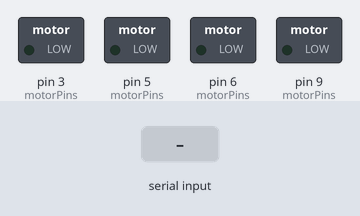
Recording of a sketch running on a simulated Arduino Uno, built with avr-gcc and run on an emulated ATmega328P. Shown: switched loads named in the sketch (green lamp = pin HIGH). The inputs (shaded band) are chosen by the test bench. What the sketch prints to the serial monitor is not drawn.

Above: at 1.2 s.
1.3 s: "brake" received over Serial
At 3.4 s:
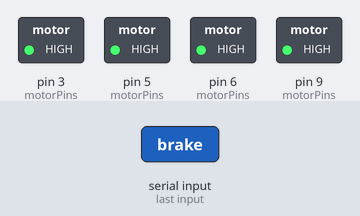
3.8 s: "accelerate" received over Serial
6.3 s: "90,45\n" received over Serial
At 7.5 s:
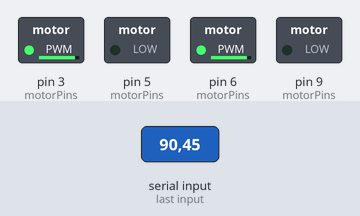
7.8 s: "brake" received over Serial
At 9.5 s:
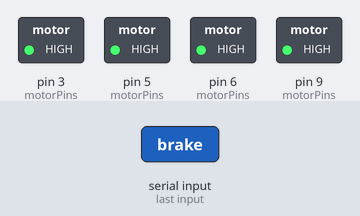
10.3 s: "30,150\n" received over Serial
At 12.7 s:
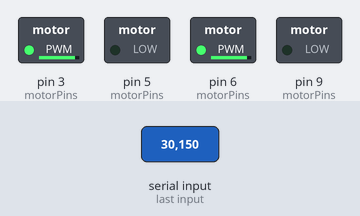
Timing chart, 0 to 13.8 s (numbered marks = the images above; inputs shaded):
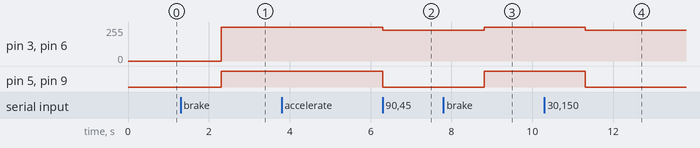

Measured:
- after the input at 1.3 s, pin 3 (motorPins), pin 6 (motorPins): 0/255 → 255/255 after 1.0 s; pin 5 (motorPins), pin 9 (motorPins): LOW → HIGH after 1.0 s
- after the input at 3.8 s, every drawn part: stays the same
- after the input at 6.3 s, pin 3 (motorPins), pin 6 (motorPins): 255/255 → 229/255 at once; pin 5 (motorPins), pin 9 (motorPins): HIGH → LOW at once
- after the input at 7.8 s, pin 3 (motorPins), pin 6 (motorPins): 229/255 → 255/255 after 1.0 s; pin 5 (motorPins), pin 9 (motorPins): LOW → HIGH after 1.0 s
- after the input at 10.3 s, pin 3 (motorPins), pin 6 (motorPins): 255/255 → 229/255 after 1.0 s; pin 5 (motorPins), pin 9 (motorPins): HIGH → LOW after 1.0 s

The sketch:

rc_car_project1.ino
```cpp
// two pairs of motor pins
int motorPins[][2] = {{3, 5}, {6, 9}};

// state variables
int velocity = 0;
int torque = 0;

void setup()
{
  initPins();

  initSerialMonitor();
}

void loop()
{
  // prompt user for a command
  String command = getInput("Type a command: ");

  if (command == "accelerate") {
    // prompt user for velocity (-100 to 100)
    velocity = getIntInput("Percent Velocity: ");
  }
  else if (command == "turn") {
    // prompt user for torque (-100 to 100)
    torque = getIntInput("Percent Torque: ");
  }

  if (command == "brake") {
    // set both inputs to high
    setMotorInputs(0, 100, 100);
    setMotorInputs(1, 100, 100);
  }
  else if (command == "coast") {
    // set both motor inputs to low
    setMotorInputs(0, 0, 0);
    setMotorInputs(1, 0, 0);
  }
  else {
    // keep driving if not braking or coasting
  	drive();
  }
}

void drive() {
  // while turning, one motor velocity stays the same while the
  // other changes to create a torque
  int velocity1 = velocity;
  int velocity2 = velocity * (1 - abs(torque) / 100. * 2);

  // choose motor to adjust depending on turn direction
  if (torque > 0) {
    setMotorVelocity(0, velocity2);
    setMotorVelocity(1, velocity1);
  }
  else {
    setMotorVelocity(0, velocity1);
    setMotorVelocity(1, velocity2);
  }
}
void setMotorInput(int motorIndex, int inputIndex, int percent) {
  // write a value to a single motor pin

  analogWrite(motorPins[motorIndex][inputIndex],
              255 * percent / 100.);
}
void setMotorInputs(int motorIndex, int input1, int input2) {
  // write to both pins of a motor simultaneously

  setMotorInput(motorIndex, 0, input1);
  setMotorInput(motorIndex, 1, input2);
}

void setMotorVelocity(int motorIndex, int percentVelocity) {
  // write velocity to the motor pin corresponding to the
  // direction

  if (percentVelocity > 0) {
    setMotorInputs(motorIndex, percentVelocity, 0);
  }
  else {
    setMotorInputs(motorIndex, 0, abs(percentVelocity));
  }
}

String getInput(String prompt) {
  // prompt the user for a string input and return it

  Serial.print(prompt);
  while (Serial.available() == 0) {}
  String input = Serial.readString();
  Serial.println(input);

  return input;
}

int getIntInput(String prompt) {
  // prompt the user for an int input and return it

  Serial.print(prompt);
  while (Serial.available() == 0) {}
  int input = Serial.parseInt();
  Serial.println(input);

  return input;
}

void initPins() {
  // iterate over motors
  for (int i = 0; i < 2; i++) {
    // iterate over motor pins
    for (int motorPin = 0; motorPin < 2; motorPin++) {
      pinMode(motorPins[i][motorPin], OUTPUT);
    }
  }
}

void initSerialMonitor() {
  Serial.begin(9600);

  // print command menu
  Serial.println("Commands: ");
  Serial.println("- accelerate");
  Serial.println("- turn");
  Serial.println("- brake");
  Serial.println("- coast");
  Serial.println("");
}
```
